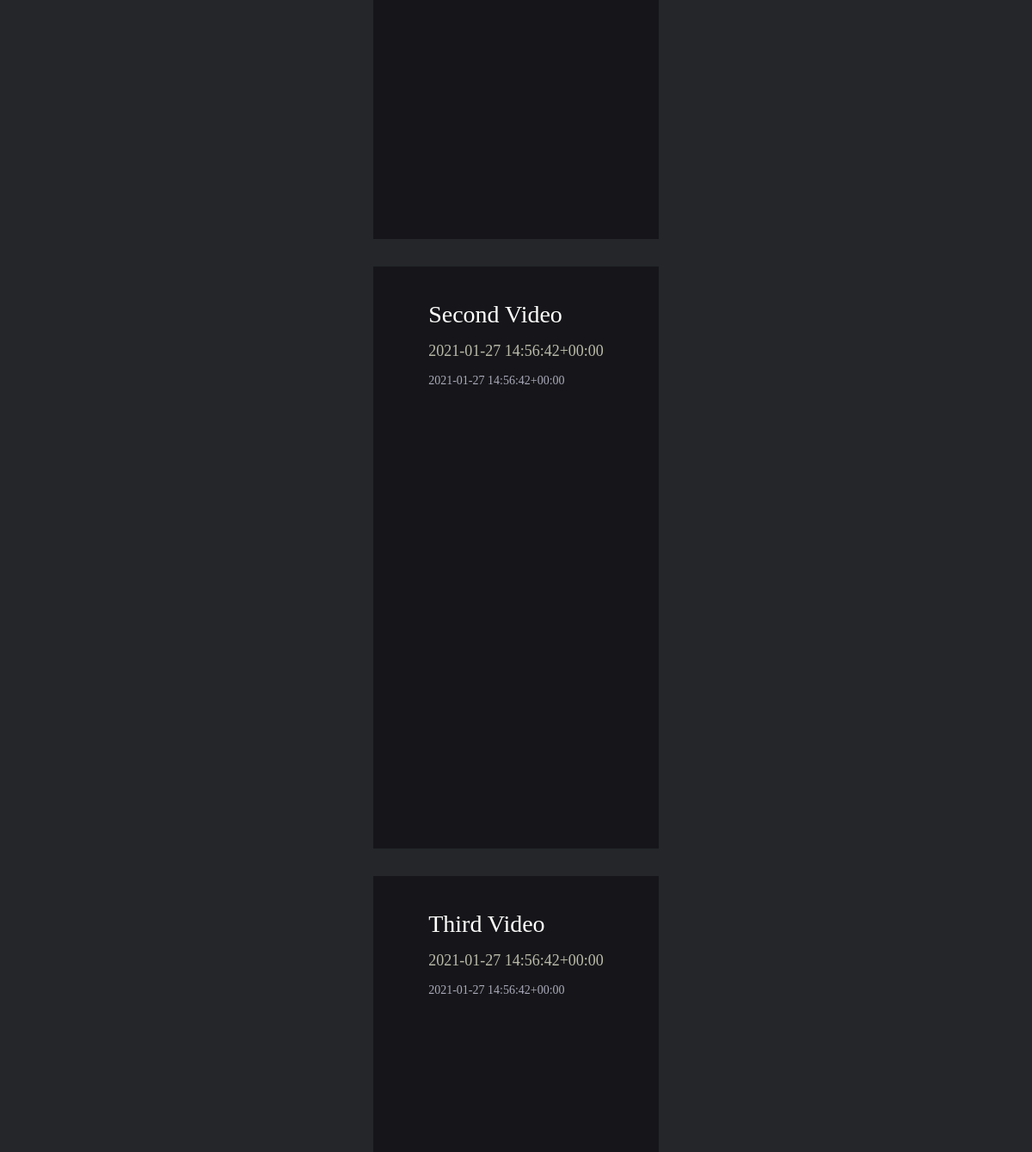
/Videos/ (middle part), run on an earlier commit of the app's database.
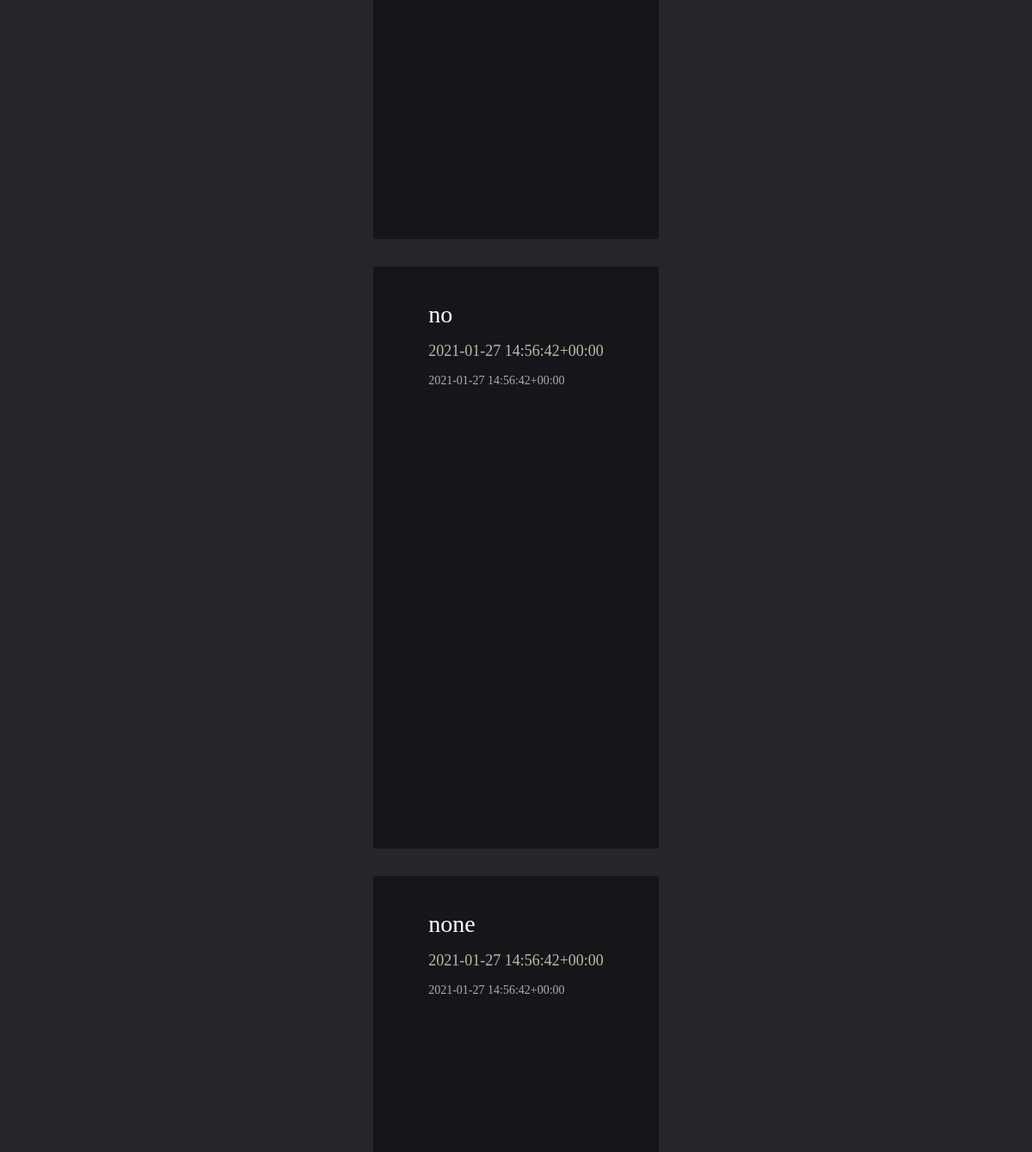
And on a later commit of the database.
### tutorials/models.py (models this page shows, shortened)
class Videos(models.Model):
    priority_status = (
        ('Beginner','Beginner'),
        ('Intermediate','Intermediate'),
        ('Advanced','Advanced'),
    )
    vName = models.CharField(max_length=200)
    vUrl = EmbedVideoField(blank=True)
    vDescip = models.CharField(max_length=1000)
    vCreator = models.CharField(max_length=100)

### tutorials/views.py (the view)
# urls.py: path('Videos/',views.videos, name="videos"),
def videos(request):
    docs = Videos.objects.all()
    return render(request, 'Videos.html', {'docs':docs})

### templates/Videos.html (shortened to what this page needs)
{% extends 'base.html' %}
{% load static %}
{% load embed_video_tags %}
{% block head %}
<link rel="stylesheet" href="{% static 'CSS/videos.css' %}" media="all">
{% endblock %}
{% block content %}
<div class="video-page">
    <div class="video-container">
        {%for v in docs%}
            <article class="video-card">
                <div class="video-info">
                    <span class="video-title">{{v.vName}}</span>
                </div>
                <span class="video-creator">{{v.vCreator}} </span>
                <span class="video-desp">{{v.vDescip }} </span>
                <div class="video">{% video v.vUrl 'medium' %}</div>
            </article>
        {%endfor%}
    </div>
</div>
{% endblock %}

### templates/base.html (shortened to what this page needs)
{% load static %}
<!DOCTYPE html>
<html lang="en">
<head>
    <link rel="stylesheet" type="text/css" href="{% static 'CSS/reset.css'%}" media="all">
    <link rel="stylesheet" type="text/css" href="{% static 'CSS/base.css' %}" media="all">
    {% block head %}{% endblock %}
</head>
<body>
    {% block content %}
    {% endblock %}
</body>
</html>

### static/CSS/base.css (style rules this page uses)
:root { --background-card: #16161a; --background-container: #242629; --btn-bg: hsl(195, 70%, 60%); --btn-txt:#fffffe; }
body { display: flex; flex-direction: column; }

### static/CSS/videos.css (style rules this page uses)
.video-page { background-color: var(--background-container); }
.video-container { font-size: 32px; background-color: var(--background-container); display: flex; flex-direction: column; justify-content: center; align-items: center; color: #fffffe; margin: 2rem 5rem; }
.video-card { padding: 2rem 4rem; display: flex; flex-direction: column; margin: 0 2rem 2rem 2rem; background-color: var(--background-card); }
.video-card > * { margin: 0.5rem 0; }
.video-info { display: flex; justify-content: space-between; }
.video { height: 60vh; width: 100%; }
.video-title { font-size: 28px; }
.video-creator { font-size: 18px; color: #bbbbaa; }
.video-desp { font-size: 14px; color: #aaaabb; }

What changed in the data, as far as the page shows it:
changed Videos (number 1 of 2 on the later page): vName "Second Video" → "no"
changed Videos: vName "Third Video" → "none"
